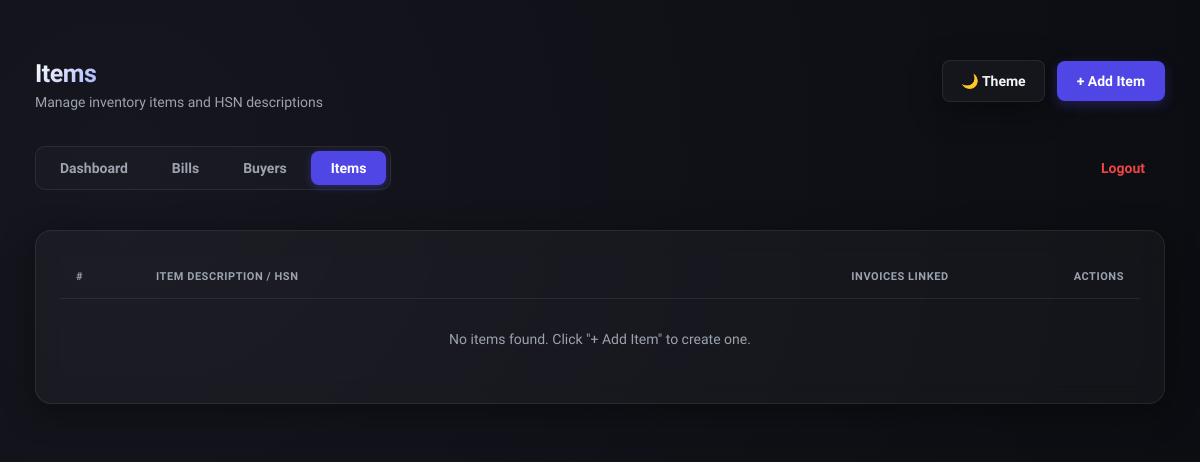
The page /items.php (signed in) on the database as committed earlier.
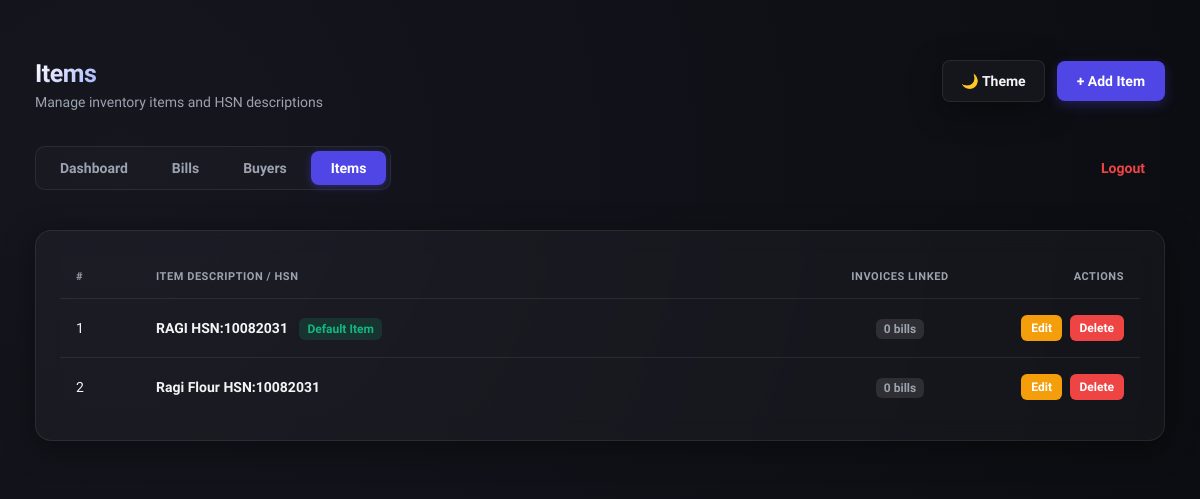
The same page on the database as committed later.
### tables this page shows
CREATE TABLE IF NOT EXISTS `items` (
  `id` INT NOT NULL AUTO_INCREMENT,
  `item_name` VARCHAR(255) NOT NULL,
  `created_at` DATETIME DEFAULT CURRENT_TIMESTAMP,
  `updated_at` DATETIME DEFAULT CURRENT_TIMESTAMP ON UPDATE CURRENT_TIMESTAMP,
  PRIMARY KEY (`id`),
  UNIQUE KEY `item_name` (`item_name`)
);

### items.php (the view, shortened to what this page needs)
<?php
require_once('environment.php');
try {
    $conn = getDbConnection();
} catch (PDOException $e) {
    echo "Connection failed: " . $e->getMessage();
}
$records_per_page = 10;
$page = isset($_GET['page']) ? intval($_GET['page']) : 1;
$start_from = ($page - 1) * $records_per_page;
$result = [];
try {
    $stmt = $conn->prepare("
        SELECT i.*, COUNT(b.invoice_number) AS invoices_count
        FROM items i
        LEFT JOIN bills b ON i.item_name = b.item_name
        GROUP BY i.id
        ORDER BY i.id ASC
        LIMIT $start_from, $records_per_page
    ");
    $stmt->execute();
    $result = $stmt->fetchAll(PDO::FETCH_ASSOC);
} catch (PDOException $e) {
    error_log("Query failed: " . $e->getMessage());
}
?>
<!DOCTYPE html>
<html>
<head>
    <link rel="stylesheet" href="https://maxcdn.bootstrapcdn.com/bootstrap/3.3.7/css/bootstrap.min.css">
</head>
<body>
    <div class="container-fluid" style="max-width: 1200px; margin: auto;">
        <div class="dashboard-header">
            <div style="display: flex; justify-content: space-between; align-items: center; margin-bottom: 24px;">
                <div>
                    <h1>Items</h1>
                    <p style="color: var(--text-muted); margin-top: 4px; font-size: 14px;">Manage inventory items and HSN descriptions</p>
                </div>
                <div style="display: flex; gap: 12px; align-items: center;">
                    <button id="themeToggle" class="btn">🌙 Theme</button>
                    <button class="btn btn-primary" onclick="openForm()">+ Add Item</button>
                </div>
            </div>
            <div style="display: flex; justify-content: space-between; align-items: center;">
                <div class="tabs-container">
                    <a href="index.php" class="tab-link">Dashboard</a>
                    <a href="bills.php" class="tab-link">Bills</a>
                    <a href="buyers.php" class="tab-link">Buyers</a>
                    <a href="items.php" class="tab-link active">Items</a>
                </div>
                <a href="logout.php" class="tab-link" style="color: #ef4444 !important;">Logout</a>
            </div>
        </div>
        <div class="glass-card">
            <div class="table-responsive">
                <table class="table">
                    <thead>
                        <tr>
                            <th style="width: 80px;">#</th>
                            <th>Item Description / HSN</th>
                            <th style="width: 160px; text-align: center;">Invoices Linked</th>
                            <th style="width: 160px; text-align: right;">Actions</th>
                        </tr>
                    </thead>
                    <tbody>
                        <?php if (count($result) > 0) {
                            $count = $start_from + 1;
                            foreach ($result as $row) { ?>
                            <tr>
                                <td><?php echo $count++; ?></td>
                                <td>
                                    <strong><?php echo htmlspecialchars($row['item_name']); ?></strong>
                                    <?php if ($count === $start_from + 2 && $start_from === 0) { ?>
                                        <span class="badge-default" style="margin-left: 8px; background: rgba(16, 185, 129, 0.15); color: #10b981;">Default Item</span>
                                    <?php } ?>
                                </td>
                                <td style="text-align: center;">
                                    <span class="badge badge-default"><?php echo htmlspecialchars($row['invoices_count']); ?> bills</span>
                                </td>
                                <td style="text-align: right;">
                                    <button class="btn btn-warning btn-xs" onclick='editItem(<?php echo json_encode($row); ?>)' style="padding: 4px 10px; font-size: 12px; margin-right: 4px;">Edit</button>
                                    <button class="btn btn-danger btn-xs" onclick='deleteItem(<?php echo $row['id']; ?>, "<?php echo htmlspecialchars($row['item_name'], ENT_QUOTES); ?>")' style="padding: 4px 10px; font-size: 12px;">Delete</button>
                                </td>
                            </tr>
                        <?php } } else { ?>
                            <tr>
                                <td colspan="4" style="text-align: center; color: var(--text-muted); padding: 30px;">No items found. Click "+ Add Item" to create one.</td>
                            </tr>
                        <?php } ?>
                    </tbody>
                </table>
            </div>
        </div>
    </div>
</body>
</html>

### items.php (style rules this page uses)
:root { --bg-main: radial-gradient(circle at 10% 20%, #15161e 0%, #0c0d12 90%); --card-bg: rgba(255, 255, 255, 0.03); --border-color: rgba(255, 255, 255, 0.08); --text-main: #f3f4f6; --text-muted: #9ca3af; --primary: #4f46e5; --primary-hover: #6366f1; --accent-green: #10b981; --accent-green-hover: #34d399; --accent-orange: #f59e0b; --accent-orange-hover: #fbbf24; --accent-cyan: #06b6d4; --accent-cyan-hover: #22d3ee; --glass-glow: 0 8px 32px 0 rgba(0, 0, 0, 0.4); --modal-bg: #161722; --modal-overlay-bg: rgba(5, 6, 8, 0.85); --input-bg: #0c0d12; --heading-gradient: linear-gradient(135deg, #ffffff 0%, #a5b4fc 100%); --row-hover: rgba(255, 255, 255, 0.02); }
body { background: var(--bg-main) !important; color: var(--text-main) !important; font-family: 'Plus Jakarta Sans', -apple-system, BlinkMacSystemFont, "Segoe UI", Roboto, Helvetica, Arial, sans-serif; margin: 0; padding: 40px 20px; min-height: 100vh; }
h1 { font-weight: 700; font-size: 2.5rem; letter-spacing: -0.02em; margin-bottom: 0px; background: var(--heading-gradient); -webkit-background-clip: text; -webkit-text-fill-color: transparent; display: inline-block; }
.dashboard-header { margin-bottom: 40px; }
.tabs-container { display: flex; gap: 4px; background: rgba(255, 255, 255, 0.02); border: 1px solid var(--border-color); padding: 4px; border-radius: 10px; }
.tab-link { color: var(--text-muted) !important; text-decoration: none !important; padding: 8px 20px; border-radius: 8px; font-size: 14px; font-weight: 600; transition: all 0.2s cubic-bezier(0.4, 0, 0.2, 1); display: inline-flex; align-items: center; height: 34px; box-sizing: border-box; }
.tab-link.active { color: #ffffff !important; background: var(--primary) !important; box-shadow: 0 2px 8px rgba(79, 70, 229, 0.4); }
#themeToggle { background: var(--card-bg) !important; color: var(--text-main) !important; border: 1px solid var(--border-color) !important; font-weight: 600 !important; padding: 10px 18px !important; border-radius: 8px !important; transition: all 0.2s ease !important; box-shadow: var(--glass-glow); height: 42px; display: inline-flex; align-items: center; justify-content: center; }
.glass-card { background: var(--card-bg); backdrop-filter: blur(12px); -webkit-backdrop-filter: blur(12px); border: 1px solid var(--border-color); border-radius: 16px; padding: 24px; box-shadow: var(--glass-glow); margin-bottom: 30px; }
.table { margin-bottom: 0; color: var(--text-main); }
.table > thead > tr > th { border-bottom: 1px solid var(--border-color) !important; color: var(--text-muted); font-weight: 600; text-transform: uppercase; font-size: 11px; letter-spacing: 0.05em; padding: 14px 16px; }
.table > tbody > tr > td { border-top: 1px solid var(--border-color) !important; padding: 16px; vertical-align: middle; font-size: 14px; }
.btn-primary { background: var(--primary) !important; border: none !important; font-weight: 600 !important; padding: 10px 20px !important; border-radius: 8px !important; box-shadow: 0 4px 12px rgba(79, 70, 229, 0.3) !important; transition: all 0.2s ease !important; }
.btn-warning { background: var(--accent-orange) !important; border: none !important; font-weight: 600 !important; border-radius: 6px !important; transition: all 0.2s ease !important; color: #ffffff !important; }
.btn-danger { background: #ef4444 !important; border: none !important; font-weight: 600 !important; border-radius: 6px !important; transition: all 0.2s ease !important; color: #ffffff !important; }
.badge-default { background: rgba(255, 255, 255, 0.1); color: var(--text-muted); border-radius: 6px; padding: 4px 8px; font-weight: 600; font-size: 12px; }

Rows that differ between the two databases and show on the page:
added items: item_name "RAGI HSN:10082031", shows "Default Item", invoices_count "0"
added items: item_name "Ragi Flour HSN:10082031", invoices_count "0"
Other text that changed with them:
text no longer shown: "No items found. Click \"+ Add Item\" to create one."
